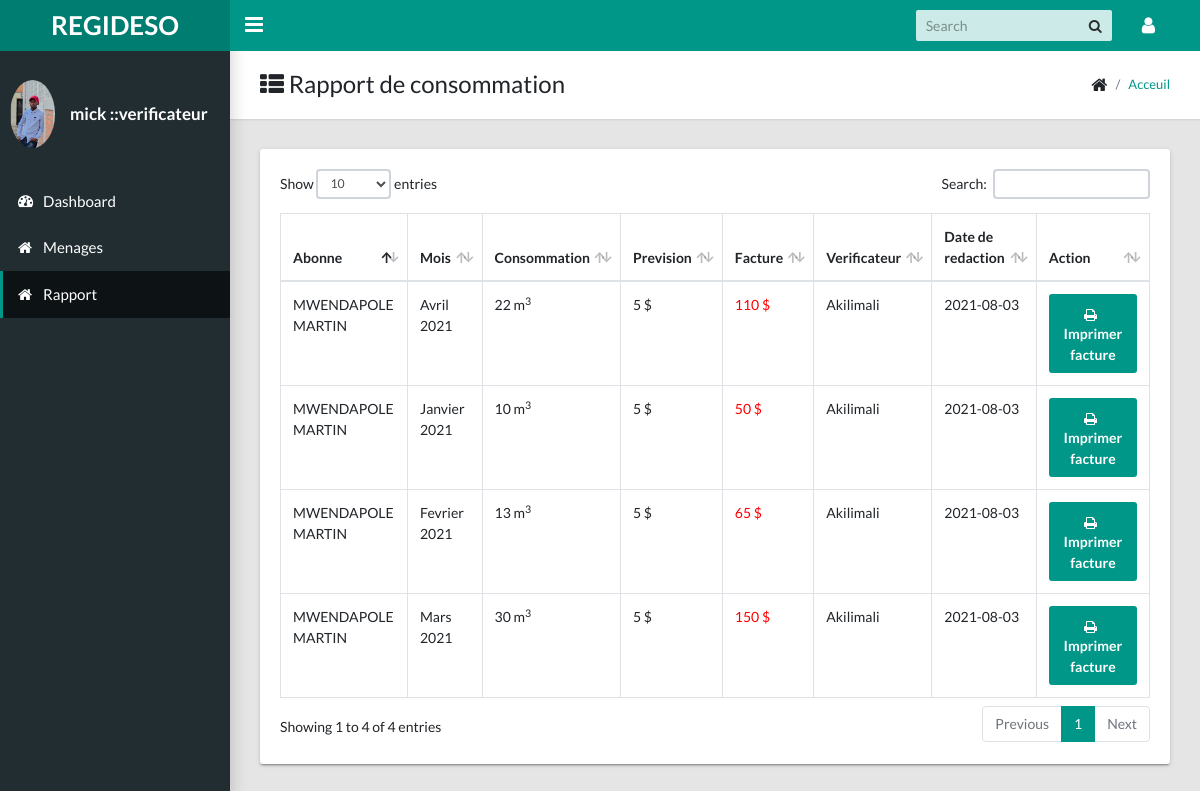
/admin/rapport.php (signed in), run on the app's committed database.
### tables this page shows
CREATE TABLE `t_agent` (
  `IdAgent` int(11) NOT NULL,
  `NomAgent` varchar(20) NOT NULL,
  `PostnomAgent` varchar(20) NOT NULL,
  `PrenomAgent` varchar(20) NOT NULL,
  `QuartierAgent` int(11) NOT NULL,
  `TelephoneAgent` int(11) NOT NULL,
  `DateNaissance` date NOT NULL,
  `Username` varchar(15) NOT NULL,
  `Password` varchar(255) NOT NULL,
  `Photo` text NOT NULL,
  `CodeFonction` int(11) NOT NULL
);

CREATE TABLE `t_fonction` (
  `CodeFonction` int(11) NOT NULL,
  `Fonction` varchar(50) NOT NULL
);

CREATE TABLE `t_rapport` (
  `CodeRapport` int(11) NOT NULL,
  `DateRapport` date NOT NULL,
  `State` int(11) NOT NULL,
  `Consommation` decimal(10,0) NOT NULL,
  `CodeMenage` int(11) NOT NULL,
  `CodeMois` int(11) NOT NULL,
  `CodeAnnee` int(11) NOT NULL,
  `CodeVerificateur` int(11) NOT NULL
);

CREATE TABLE `t_menage` (
  `IdMenage` int(11) NOT NULL,
  `NumParcelle` int(11) NOT NULL,
  `ResponsableMenage` varchar(255) NOT NULL,
  `TelephoneResponsable` int(11) NOT NULL,
  `EmailResponsable` varchar(50) NOT NULL,
  `CodeQuartier` int(11) NOT NULL,
  `CodeAvenue` int(11) NOT NULL,
  `CodeVerificateur` int(11) NOT NULL,
  `Status` int(11) NOT NULL,
  `LongeurParcelle` float NOT NULL,
  `LargeurParcelle` float NOT NULL
);

CREATE TABLE `t_mois` (
  `CodeMois` int(11) NOT NULL,
  `Mois` varchar(20) NOT NULL
);

CREATE TABLE `t_annee` (
  `CodeAnnee` int(11) NOT NULL,
  `Annee` int(11) NOT NULL
);

CREATE TABLE `t_quartier` (
  `CodeQuartier` int(11) NOT NULL,
  `Quartier` varchar(50) NOT NULL,
  `Prevision` double NOT NULL,
  `CodeCommune` int(11) NOT NULL
);

### admin/includes/sessionconnected.php (called while the page is built, shortened)
<?php
	include 'conn.php';
	$conn = $pdo->open();
	$stmt = $conn->prepare("SELECT * FROM t_agent
							INNER JOIN t_fonction
							ON t_agent.CodeFonction=t_fonction.CodeFonction
							 WHERE IdAgent=:code");
	$stmt->execute(['code'=>$_SESSION['ConnectAgent']]);
	$user = $stmt->fetch();
?>

### admin/rapport.php (the view, shortened to what this page needs)
<?php
include("includes/sessionconnected.php");
include("includes/head.php");
include("includes/navbar_menubar.php");
?>
<main class="app-content">
      <div class="app-title">
        <div>
          <h1><i class="fa fa-th-list"></i> Rapport de consommation</h1>
        </div>
        <ul class="app-breadcrumb breadcrumb side">
          <li class="breadcrumb-item"><i class="fa fa-home fa-lg"></i></li>
          <li class="breadcrumb-item active"><a href="home.php">Acceuil</a></li>
        </ul>
      </div>
      <div class="row">
        <div class="col-md-12">
          <div class="tile">
            <div class="tile-body">
              <div class="table-responsive">
                <table class="table table-hover table-bordered" id="sampleTable">
                  <thead>
                    <tr>
                      <th>Abonne</th>
                      <th>Mois</th>
                      <th>Consommation</th>
                      <th>Prevision</th>
                      <th>Facture</th>
                      <th>Verificateur</th>
                      <th>Date de redaction</th>
                      <th>Action</th>
                    </tr>
                  </thead>
                  <tbody>
                        <?php
                            $conn = $pdo->open();
                            try{
                            if($_SESSION['privilege']==1)
                            {
                                $stmt = $conn->prepare("SELECT * FROM t_rapport
                                                        INNER JOIN t_mois
                                                        ON t_rapport.CodeMois=t_mois.CodeMois
                                                        INNER JOIN t_annee
                                                        ON t_rapport.CodeAnnee=t_annee.CodeAnnee
                                                        INNER JOIN t_agent
                                                        ON t_rapport.CodeVerificateur=t_agent.IdAgent
                                                        INNER JOIN t_menage
                                                        ON t_rapport.CodeMenage=t_menage.IdMenage
                                                        INNER JOIN t_quartier
                                                        ON t_menage.CodeQuartier=t_quartier.CodeQuartier
                                                        ORDER BY t_mois.CodeMois AND t_annee.CodeAnnee DESC");
                                $stmt->execute();
                            }
                            else{
                                $id=$_SESSION['ConnectAgent'];
                                $stmt = $conn->prepare("SELECT * FROM t_rapport
                                                        INNER JOIN t_mois
                                                        ON t_rapport.CodeMois=t_mois.CodeMois
                                                        INNER JOIN t_annee
                                                        ON t_rapport.CodeAnnee=t_annee.CodeAnnee
                                                        INNER JOIN t_agent
                                                        ON t_rapport.CodeVerificateur=t_agent.IdAgent
                                                        INNER JOIN t_menage
                                                        ON t_rapport.CodeMenage=t_menage.IdMenage
                                                        INNER JOIN t_quartier
                                                        ON t_menage.CodeQuartier=t_quartier.CodeQuartier
                                                        WHERE t_rapport.CodeVerificateur=$id
                                                        ORDER BY t_mois.CodeMois AND t_annee.CodeAnnee DESC");
                                $stmt->execute();
                            }
                            foreach($stmt as $rapport){
                              if($_SESSION['privilege']==3)
                              {
                                $facture = $rapport['Consommation'] * $rapport['Prevision'];
                                $id=$rapport['CodeRapport'];
                                echo "
                                <tr>
                                    <td>".$rapport['ResponsableMenage']."</td>
                                    <td>".$rapport['Mois'].' '.$rapport['Annee']."</td>
                                    <td>".$rapport['Consommation']." m<sup>3</sup></td>
                                    <td>".$rapport['Prevision']." $</td>
                                    <td style='color: red;'>".$facture." $</td>
                                    <td>".$rapport['NomAgent']."</td>
                                    <td>".$rapport['DateRapport']."</td>
                                    <td>
                                    <a href='etat_de_sortie/e_facture.php?id=$id' target='_blank' class='btn btn-primary'><i class='fa fa-print'></i> Imprimer facture</a>
                                    </td>
                                </tr>
                                ";
                              }
                            }
                            }
                            catch(PDOException $e){
                            echo $e->getMessage();
                            }
                        ?>
                  </tbody>
                </table>
              </div>
            </div>
          </div>
        </div>
      </div>
    </main>
    <?php
    include("includes/script.php");
    ?>

### admin/includes/head.php (shortened to what this page needs)
<!DOCTYPE html>
<html>
<head>
    <link rel="stylesheet" type="text/css" href="css/main.css">
    <link rel="stylesheet" type="text/css" href="./maxcdn.bootstrapcdn.com/font-awesome/4.7.0/css/font-awesome.min.css">
  </head>

### admin/includes/navbar_menubar.php (shortened to what this page needs)
<?php
$id = $_SESSION['privilege'];
?>
<body class="app sidebar-mini">
    <header class="app-header"><a class="app-header__logo" href="home.php" style="font-weight: bold;">REGIDESO</a>
      <a class="app-sidebar__toggle" href="#" data-toggle="sidebar" aria-label="Hide Sidebar"></a>
      <ul class="app-nav">
        <li class="app-search">
          <input class="app-search__input" type="search" placeholder="Search">
          <button class="app-search__button"><i class="fa fa-search"></i></button>
        </li>
        <li class="dropdown"><a class="app-nav__item" href="#" data-toggle="dropdown" aria-label="Open Profile Menu"><i class="fa fa-user fa-lg"></i></a>
        </li>
      </ul>
    </header>
    <aside class="app-sidebar">
      <div class="app-sidebar__user"><img class="app-sidebar__user-avatar" src="<?php echo (!empty($user['Photo'])) ? 'images/images_db/'.$user['Photo'] : 'images/user.png'; ?>" alt="User Image" style="width: 100%; max-width: 45px; height: auto;">
        <div>
          <p class="app-sidebar__user-name" style="text-transform: lowercase; font-weight: bold;"><?php echo $user['Username'].'  ::'.$user['Fonction']; ?></p>
        </div>
      </div>
      <ul class="app-menu">
        <li><a class="app-menu__item" href="home.php"><i class="app-menu__icon fa fa-dashboard"></i><span class="app-menu__label">Dashboard</span></a></li>
        <?php
        if($id == 1 || $id==3)
        {
          ?>
          <li><a class="app-menu__item" href="menage.php"><i class="app-menu__icon fa fa-home"></i><span class="app-menu__label">Menages</span></a></li>
          <?php
        }
        ?>
        <li><a class="app-menu__item" href="rapport.php"><i class="app-menu__icon fa fa-home"></i><span class="app-menu__label">Rapport</span></a></li>
      </ul>
    </aside>

### admin/includes/script.php (shortened to what this page needs)
  </body>
</html>

### data on the page
t_agent: Photo (picture), Username "mick", CodeFonction.Fonction "verificateur"
t_rapport: t_menage.ResponsableMenage "MWENDAPOLE MARTIN", CodeMois.Mois "Avril", CodeAnnee.Annee "2021", Consommation "22", t_quartier.Prevision "5", Consommation.Prevision "110", t_agent.NomAgent "Akilimali", DateRapport "2021-08-03"
t_rapport: t_menage.ResponsableMenage "MWENDAPOLE MARTIN", CodeMois.Mois "Janvier", CodeAnnee.Annee "2021", Consommation "10", t_quartier.Prevision "5", Consommation.Prevision "50", t_agent.NomAgent "Akilimali", DateRapport "2021-08-03"
t_rapport: t_menage.ResponsableMenage "MWENDAPOLE MARTIN", CodeMois.Mois "Fevrier", CodeAnnee.Annee "2021", Consommation "13", t_quartier.Prevision "5", Consommation.Prevision "65", t_agent.NomAgent "Akilimali", DateRapport "2021-08-03"
t_rapport: t_menage.ResponsableMenage "MWENDAPOLE MARTIN", CodeMois.Mois "Mars", CodeAnnee.Annee "2021", Consommation "30", t_quartier.Prevision "5", Consommation.Prevision "150", t_agent.NomAgent "Akilimali", DateRapport "2021-08-03"
